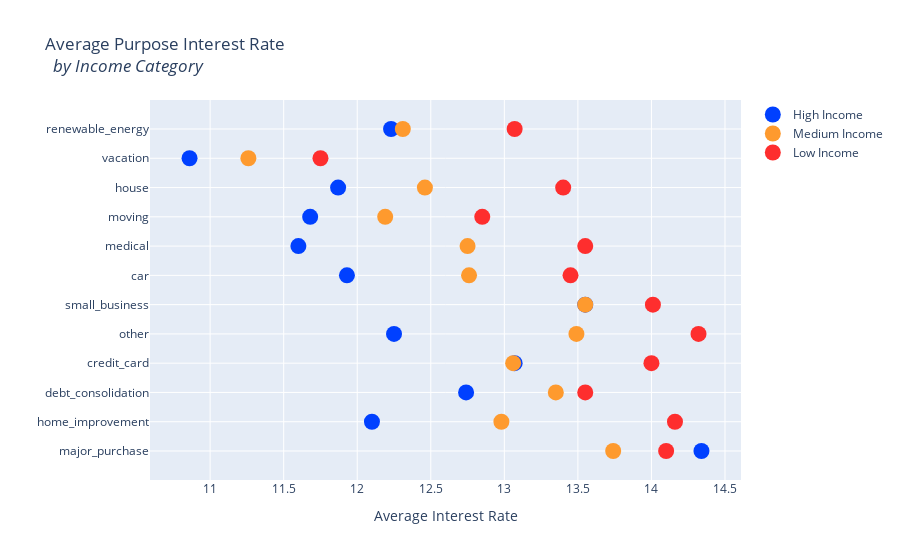

The cell this chart's notebook holds for it:
### Code cell
# Labels
purpose_labels = df['purpose'].unique()

# Average Interest Rate Dot Plots # 1st Subplot
high_income = final_df['interest_rate'].loc[final_df['income_category'] == 'High'].values.tolist()
medium_income = final_df['interest_rate'].loc[final_df['income_category'] == 'Medium'].values.tolist()
low_income = final_df['interest_rate'].loc[final_df['income_category'] == 'Low'].values.tolist()

high_lst = ['%.2f' % val for val in high_income]
med_lst = ['%.2f' % val for val in medium_income]
low_lst = ['%.2f' % val for val in low_income]



trace1 = {"x": high_lst,
          "y": purpose_labels,
          "marker": {"color": "#0040FF", "size": 16},
          "mode": "markers",
          "name": "High Income",
          "type": "scatter"
}

trace2 = {"x": med_lst,
          "y": purpose_labels,
          "marker": {"color": "#FE9A2E", "size": 16},
          "mode": "markers",
          "name": "Medium Income",
          "type": "scatter",
}

trace3 = {"x": low_lst,
          "y": purpose_labels,
          "marker": {"color": "#FE2E2E", "size": 16},
          "mode": "markers",
          "name": "Low Income",
          "type": "scatter",
}


data = [trace1, trace2, trace3]
layout = {"title": "Average Purpose Interest Rate <br> <i> by Income Category </i> ",
          "xaxis": {"title": "Average Interest Rate", },
          "yaxis": {"title": ""}}

fig = go.Figure(data=data, layout=layout)
iplot(fig)

### Figure 1 — Plotly figure (JSON) as saved in the notebook; plotly's stock layout.template omitted (floating-point values rounded to 4 significant figures)
{"data": [{"marker": {"color": "#0040FF", "size": 16}, "mode": "markers", "name": "High Income", "type": "scatter", "x": ["14.34", "12.10", "12.74", "13.07", "12.25", "13.55", "11.93", "11.60", "11.68", "11.87", "10.86", "12.23"], "y": ["major_purchase", "home_improvement", "debt_consolidation", "credit_card", "other", "small_business", "car", "medical", "moving", "house", "vacation", "renewable_energy"]}, {"marker": {"color": "#FE9A2E", "size": 16}, "mode": "markers", "name": "Medium Income", "type": "scatter", "x": ["13.74", "12.98", "13.35", "13.06", "13.49", "13.55", "12.76", "12.75", "12.19", "12.46", "11.26", "12.31"], "y": ["major_purchase", "home_improvement", "debt_consolidation", "credit_card", "other", "small_business", "car", "medical", "moving", "house", "vacation", "renewable_energy"]}, {"marker": {"color": "#FE2E2E", "size": 16}, "mode": "markers", "name": "Low Income", "type": "scatter", "x": ["14.10", "14.16", "13.55", "14.00", "14.32", "14.01", "13.45", "13.55", "12.85", "13.40", "11.75", "13.07"], "y": ["major_purchase", "home_improvement", "debt_consolidation", "credit_card", "other", "small_business", "car", "medical", "moving", "house", "vacation", "renewable_energy"]}], "layout": {"title": {"text": "Average Purpose Interest Rate <br> <i> by Income Category </i> "}, "xaxis": {"title": {"text": "Average Interest Rate"}}, "yaxis": {"title": {"text": ""}}}}
